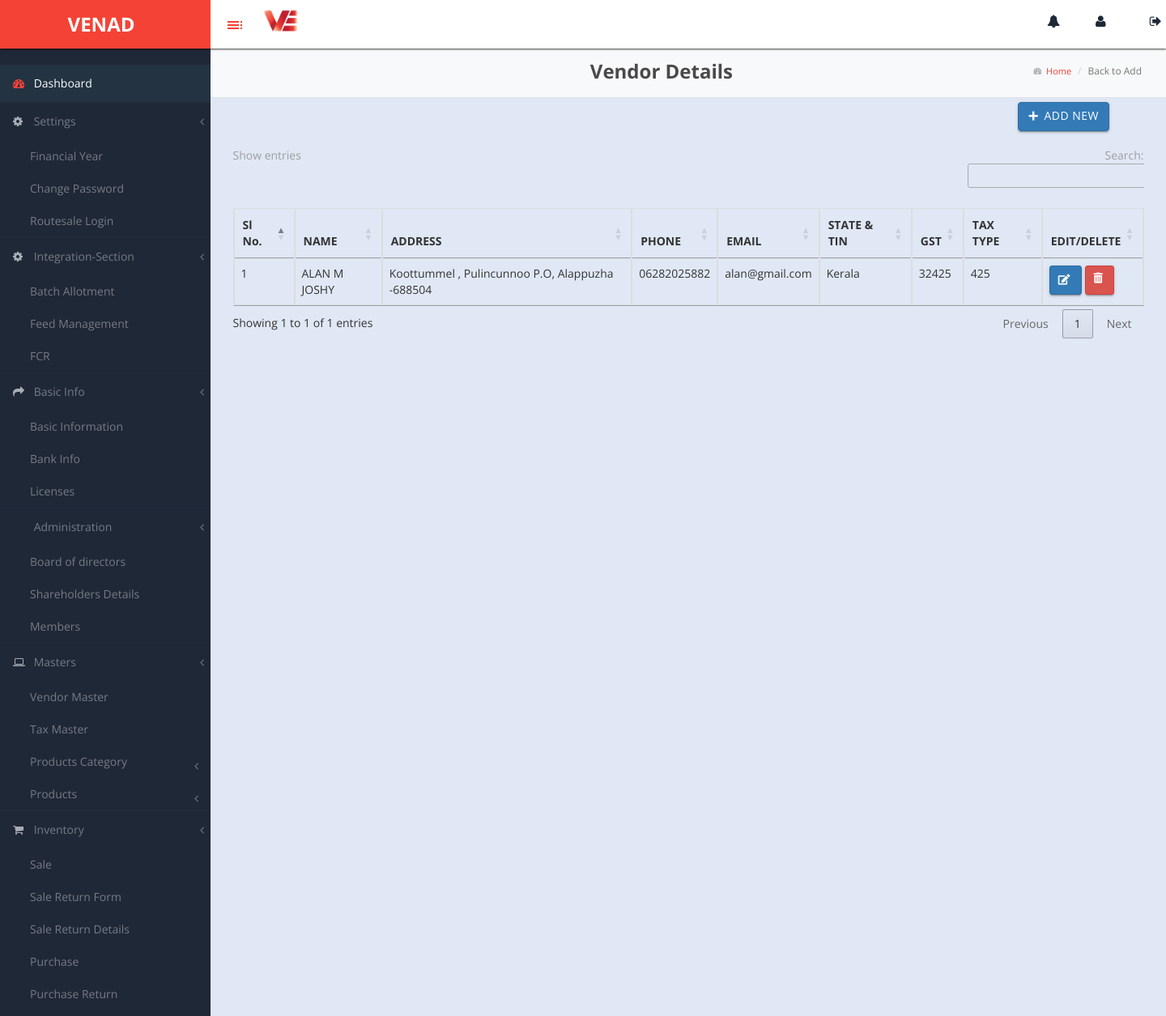
/v_det_page/, run on the app's committed database.
### venadapp/models.py (models this page shows)
class VendorDetails(models.Model):
    name = models.CharField(max_length=50,null=True)
    address = models.CharField(max_length=350)
    phone = models.CharField(max_length=255)
    e_mail = models.EmailField(max_length=255)
    stateandtin = models.EmailField(max_length=255)
    gst = models.CharField(max_length=50,null=True)
    taxtype = models.EmailField(max_length=255)

### venadapp/views.py (the view)
# urls.py: path("v_det_page/",views.vendor_details_page),
def vendor_details_page(request):
    vendor = VendorDetails.objects.all()
    context = {
        'ven': vendor
    }
    return render(request, 'vendor/vendor_details_page.html', context)

### templates/vendor/vendor_details_page.html (shortened to what this page needs)
{% include 'base.html' %}
<!DOCTYPE html>
{% load static %}
<head>
    <link rel="stylesheet" href="https://cdn.datatables.net/1.11.5/css/jquery.dataTables.min.css">
    <link rel="stylesheet" href="https://cdnjs.cloudflare.com/ajax/libs/font-awesome/5.15.4/css/all.min.css">
</head>
<body>
{% include 'base.html' %}
<div id="page-wrapper">
    <div class="header">
        <div class="navbar2">
            <p class="financial-year">Vendor Details</p>
            <ol class="breadcrumb">
                <li><i style="font-size: 10px; padding-top: 5px;" class="fa fa-tachometer"></i><a href="#"> &nbsp;&nbsp;Home</a></li>
                <li class="active">Back to Add</li>
            </ol>
        </div>
    </div>
    <div class="container mt-5 position-relative">
        <div class="add-button-container">
            <a href="/v_add_page/" class="btn btn-primary btn-icon">
                <i class="fas fa-plus"></i> Add New
            </a>
        </div>
        <div class="row">
            <div class="col-md-12">
                <div class="table-responsive">
                    <table class="table table-bordered" id="financialYearTable">
                        <thead>
                            <tr>
                                <th>Sl No.</th>
                                <th>NAME</th>
                                <th>ADDRESS</th>
                                <th>PHONE</th>
                                <th>EMAIL</th>
                                <th>STATE & TIN</th>
                                <th>GST</th>
                                <th>TAX TYPE</th>
                                <th>EDIT/DELETE</th>
                                </tr>
                        </thead>
                        <tbody>
                            {% for i in ven %}
                            <tr>
                                <td>{{ forloop.counter }}</td>
                                <td>{{ i.name }} </td>
                                <td>{{ i.address }}</td>
                                <td>{{ i.phone }} </td>
                                <td>{{ i.e_mail }} </td>
                                <td>{{ i.stateandtin }} </td>
                                <td>{{ i.gst }} </td>
                                <td>{{ i.taxtype }} </td>
                                <td>
                                    <form method="post">{% csrf_token %}
                                        <button formaction="/v_edit_page/" class="btn btn-sm btn-primary btn-icon custom-edit-button custom-edit-button" >
                                            <i class="fas fa-edit"></i>
                                        </button>
                                        <a href="/vendor_del/{{ i.id }}" class="btn btn-sm btn-danger btn-icon" onclick="return confirm('Do you want to delete this entry?');">
                                            <i class="fas fa-trash-alt"></i>
                                    </form>
                                </td>
                            </tr>
                            {% endfor %}
                        </tbody>
                    </table>
                </div>
            </div>
        </div>
    </div>
</div>
</body>
</html>

### static/css/custom-styles.css (style rules this page uses)
body { font-family: 'Open Sans', sans-serif; background: #1F2837; }
#page-wrapper { padding: 15px 15px; min-height: 600px; background: #ececec; }
p { font-size: 14px; line-height:25px; }
#page-wrapper { position: relative; top: 55px; -moz-box-shadow: 0 0 10px #757575; }
.breadcrumb { padding: 10px 10px 10px 20px;margin-bottom: 0;list-style: none;border-radius: 0;background: transparent;line-height: 20px;font-size: 11px;margin-left: 14px; }
#page-wrapper { background: #e0e8f5; }
@media (min-width:768px) { #page-wrapper { margin: 0 0 0 260px; padding: 0; min-height: 1200px; } }
.header .breadcrumb:before { font-size: 11px; margin-right: 0px; color: #717171; display: none; }
.header .breadcrumb li a { font-size: 11px; font-size: 11px; text-decoration: none; color: #717171; text-decoration: none; color: #f44336; }

### templates/base.html (style rules this page uses)
.navbar2 { display: flex; align-items: center; padding-left: 8px; }
.financial-year { padding-top: 10px; color: rgb(73, 73, 73); margin-right: 20px; }

### templates/vendor/vendor_details_page.html (style rules this page uses)
.btn-icon { display: flex; align-items: center; font-size: 0.8em; padding: 0.2rem 0.4rem; }
.btn-icon i { margin-right: 3px; }
.navbar2 { display: flex; justify-content: space-between; align-items: center; background-color: #f8f9fa; padding: 10px 20px; border-bottom: 1px solid #dee2e6; }
.financial-year, .current-date { margin: 25; margin-left: 40%; font-size: x-large; font-weight:bolder; }
.breadcrumb { margin: 0; padding: 0; background: none; }
.breadcrumb li { display: inline; font-size: 12px; }
.breadcrumb li a { text-decoration: none; }
.add-button-container { display: flex; justify-content: flex-end; margin-bottom: 20px; margin-top: 5px; margin-right: 50px; }

### data on the page
VendorDetails: name "ALAN M JOSHY", address "Koottummel , Pulincunnoo P.O, Alappuzha -688504", phone "06282025882", e_mail "alan@gmail.com", stateandtin "Kerala", gst "32425", taxtype "425"
